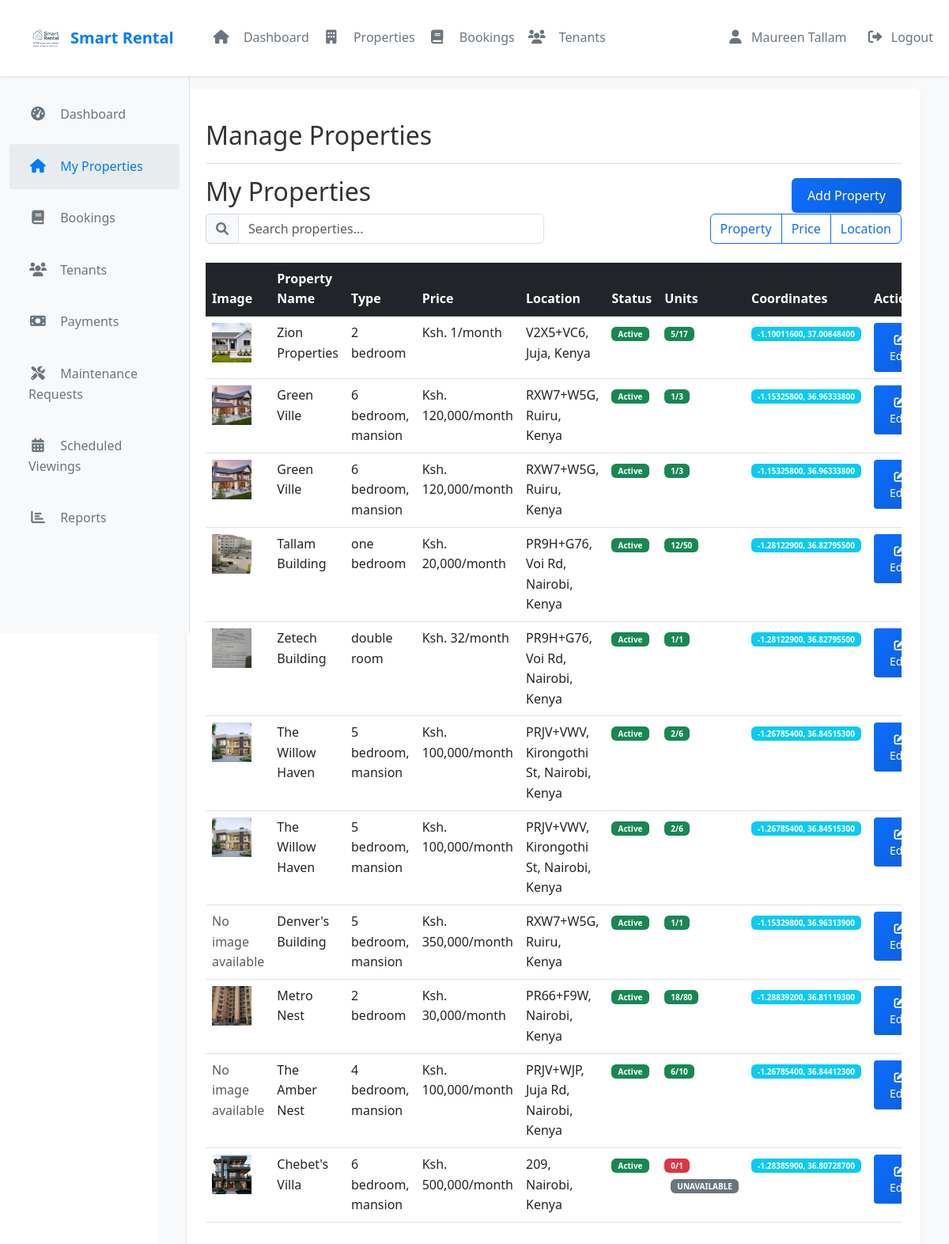
/smart_landlords/properties.php (signed in), run on the app's committed database.
### tables this page shows
CREATE TABLE `houses` (
  `id` int(30) NOT NULL,
  `landlord_id` int(30) NOT NULL,
  `house_no` varchar(50) NOT NULL,
  `category_id` int(30) NOT NULL,
  `description` text NOT NULL,
  `location` varchar(255) DEFAULT NULL,
  `city` varchar(100) DEFAULT NULL,
  `state` varchar(100) DEFAULT NULL,
  `country` varchar(100) DEFAULT NULL,
  `latitude` decimal(10,8) DEFAULT NULL,
  `longitude` decimal(11,8) DEFAULT NULL,
  `price` double NOT NULL,
  `security_deposit` decimal(10,2) DEFAULT NULL,
  `min_rental_period` int(11) DEFAULT 1 COMMENT 'In months',
  `max_rental_period` int(11) DEFAULT 12 COMMENT 'In months',
  `advance_rent_months` int(11) DEFAULT 1 COMMENT 'Number of months rent to pay in advance',
  `payment_cycle` enum('monthly','quarterly','annually') NOT NULL DEFAULT 'monthly',
  `late_fee_percentage` decimal(5,2) DEFAULT 5.00,
  `bedrooms` int(11) DEFAULT 0,
  `bathrooms` int(11) DEFAULT 0,
  `area` decimal(10,2) DEFAULT NULL,
  `image` varchar(255) DEFAULT NULL,
  `main_image` varchar(255) DEFAULT NULL,
  `featured` tinyint(1) DEFAULT 0,
  `status` tinyint(1) DEFAULT 1,
  `created_at` timestamp NOT NULL DEFAULT current_timestamp(),
  `updated_at` timestamp NOT NULL DEFAULT current_timestamp() ON UPDATE current_timestamp(),
  `address` text DEFAULT NULL,
  `total_units` int(11) NOT NULL DEFAULT 1,
  `available_units` int(11) NOT NULL DEFAULT 1,
  `utilities` text DEFAULT NULL COMMENT 'JSON array of included utilities',
  `utilities_notes` text DEFAULT NULL COMMENT 'Additional notes about utilities'
);

CREATE TABLE `categories` (
  `id` int(30) NOT NULL,
  `name` varchar(200) NOT NULL
);

### smart_landlords/properties.php (the view, shortened to what this page needs)
<?php
require_once '../config/db.php';
$stmt = $conn->prepare("SELECT h.*, c.name as category_name
                       FROM houses h
                       LEFT JOIN categories c ON h.category_id = c.id
                       WHERE h.landlord_id = ?");
$stmt->bind_param('i', $_SESSION['user_id']);
$stmt->execute();
$properties = $stmt->get_result()->fetch_all(MYSQLI_ASSOC);
?>
<!DOCTYPE html>
<html lang="en">
<head>
    <link href="https://cdn.jsdelivr.net/npm/bootstrap@5.3.0/dist/css/bootstrap.min.css" rel="stylesheet">
    <link rel="stylesheet" href="https://cdnjs.cloudflare.com/ajax/libs/font-awesome/6.0.0/css/all.min.css">
    <link rel="stylesheet" href="assets/css/style.css">
</head>
<body>
    <?php include('./includes/header.php'); ?>
    <div class="page-wrapper">
        <div class="container-fluid">
            <div class="row">
                <?php include('./includes/sidebar.php'); ?>
                <div class="main-content col-md-9 ms-sm-auto col-lg-10 px-md-4">
                    <div class="container-fluid">
                        <div class="page-content" style="margin-top: 80px;">
                            <div class="d-flex justify-content-between flex-wrap flex-md-nowrap align-items-center pt-3 pb-2 mb-3 border-bottom">
                                <h1 class="h2">Manage Properties</h1>
                            </div>
                <div class="d-flex justify-content-between align-items-center">
                    <h2>My Properties</h2>
                    <a href="add_property.php" class="btn btn-primary">
                        Add Property
                    </a>
                </div>
                <div class="row mb-4">
                    <div class="col-md-6">
                        <div class="input-group">
                            <span class="input-group-text">
                                <i class="fas fa-search"></i>
                            </span>
                            <input type="text" id="searchInput" class="form-control" placeholder="Search properties...">
                        </div>
                    </div>
                    <div class="col-md-6">
                        <div class="btn-group float-end">
                            <button class="btn btn-outline-primary" onclick="sortTable(0)">Property</button>
                            <button class="btn btn-outline-primary" onclick="sortTable(2)">Price</button>
                            <button class="btn btn-outline-primary" onclick="sortTable(3)">Location</button>
                        </div>
                    </div>
                </div>
                <div class="table-responsive">
                    <table class="table table-hover" id="propertiesTable">
                        <thead class="table-dark">
                            <tr>
                                <th>Image</th>
                            <th>Property Name</th>
                            <th>Type</th>
                            <th>Price</th>
                            <th>Location</th>
                            <th>Status</th>
                                <th>Units</th>
                            <th>Coordinates</th>
                                <th>Actions</th>
                            </tr>
                        </thead>
                        <tbody>
                            <?php foreach ($properties as $property): ?>
                            <tr>
                                <td>
                                    <?php
                                    $imagePath = '../uploads/' . $property['main_image'];
                                    if (file_exists($imagePath)) {
                                        echo '<img src="' . htmlspecialchars($imagePath) . '"
                                              alt="' . htmlspecialchars($property['house_no']) . '"
                                              class="property-image"
                                              style="width: 50px; height: 50px; object-fit: cover;">';
                                    } else {
                                        echo '<div class="text-muted">No image available</div>';
                                    }
                                    ?>
                                </td>
                                <td><?php echo htmlspecialchars($property['house_no']); ?></td>
                                <td><?php echo htmlspecialchars($property['category_name']); ?></td>
                                <td>Ksh. <?php echo number_format($property['price']); ?>/month</td>
                                <td><?php echo htmlspecialchars($property['location']); ?></td>
                                <td>
                                    <span class="badge bg-<?php echo $property['status'] ? 'success' : 'danger'; ?>">
                                        <?php echo $property['status'] ? 'Active' : 'Inactive'; ?>
                                    </span>
                                </td>
                                <td>
                                    <span class="badge <?php echo $property['available_units'] > 0 ? 'bg-success' : 'bg-danger'; ?>">
                                        <?php echo htmlspecialchars($property['available_units'] . '/' . $property['total_units']); ?>
                                    </span>
                                    <?php if ($property['available_units'] <= 0): ?>
                                        <span class="badge bg-secondary ms-2">UNAVAILABLE</span>
                                    <?php endif; ?>
                                </td>
                                <td>
                                    <span class="badge bg-info">
                                        <?php echo htmlspecialchars($property['latitude'] . ', ' . $property['longitude']); ?>
                                    </span>
                                </td>
                                <td>
                                    <div class="btn-group">
                                        <button class="btn btn-sm btn-primary" onclick="editProperty(<?php echo $property['id']; ?>)">
                                            <i class="fas fa-edit"></i> Edit
                                        </button>
                                    </div>
                                </td>
                            </tr>
                            <?php endforeach; ?>
                        </tbody>
                    </table>
                </div>
            </div>
        </div>
    </div>
</body>
</html>

### smart_landlords/assets/css/style.css (style rules this page uses)
body { font-family: 'Segoe UI', Tahoma, Geneva, Verdana, sans-serif; line-height: 1.6; color: #333; }
.main-content { padding: 2rem; margin-left: 240px; min-height: calc(100vh - 4rem); background-color: #f8f9fa; }
.page-content { padding: 1.5rem; background-color: white; border-radius: 0.5rem; box-shadow: 0 0.125rem 0.25rem rgba(0,0,0,0.075); }
.page-wrapper { min-height: 100vh; display: flex; flex-direction: column; }
.property-image { width: 100%; height: 200px; object-fit: cover; transition: transform 0.3s; }
.property-image { width: 100%; height: 200px; object-fit: cover; }

### smart_landlords/properties.php (style rules this page uses)
.input-group-text { background: #f8f9fa; border-color: #ced4da; color: #6c757d; }
.btn-primary { background: linear-gradient(135deg, #0d6efd 0%, #0b5ed7 100%); border: none; padding: 10px 20px; font-weight: 500; }
.badge { font-size: 10px; padding: 4px 8px; }

### data on the page
houses: main_image (picture), house_no "Zion Properties", category.name "2 bedroom", price "1", location "V2X5+VC6, Juja, Kenya", status "Active", available_units+total_units "5/17", latitude+longitude "-1.10011600, 37.00848400"
houses: main_image (picture), house_no "Green Ville", category.name "6 bedroom, mansion", price "120,000", location "RXW7+W5G, Ruiru, Kenya", status "Active", available_units+total_units "1/3", latitude+longitude "-1.15325800, 36.96333800"
houses: main_image (picture), house_no "Green Ville", category.name "6 bedroom, mansion", price "120,000", location "RXW7+W5G, Ruiru, Kenya", status "Active", available_units+total_units "1/3", latitude+longitude "-1.15325800, 36.96333800"
houses: main_image (picture), house_no "Tallam Building", category.name "one bedroom", price "20,000", location "PR9H+G76, Voi Rd, Nairobi, Kenya", status "Active", available_units+total_units "12/50", latitude+longitude "-1.28122900, 36.82795500"
houses: main_image (picture), house_no "Zetech Building", category.name "double room", price "32", location "PR9H+G76, Voi Rd, Nairobi, Kenya", status "Active", available_units+total_units "1/1", latitude+longitude "-1.28122900, 36.82795500"
houses: main_image (picture), house_no "The Willow Haven", category.name "5 bedroom, mansion", price "100,000", location "PRJV+VWV, Kirongothi St, Nairobi, Kenya", status "Active", available_units+total_units "2/6", latitude+longitude "-1.26785400, 36.84515300"
houses: main_image (picture), house_no "The Willow Haven", category.name "5 bedroom, mansion", price "100,000", location "PRJV+VWV, Kirongothi St, Nairobi, Kenya", status "Active", available_units+total_units "2/6", latitude+longitude "-1.26785400, 36.84515300"
houses: shows "No image available", house_no "Denver's Building", category.name "5 bedroom, mansion", price "350,000", location "RXW7+W5G, Ruiru, Kenya", status "Active", available_units+total_units "1/1", latitude+longitude "-1.15329800, 36.96313900"
houses: main_image (picture), house_no "Metro Nest", category.name "2 bedroom", price "30,000", location "PR66+F9W, Nairobi, Kenya", status "Active", available_units+total_units "18/80", latitude+longitude "-1.28839200, 36.81119300"
houses: shows "No image available", house_no "The Amber Nest", category.name "4 bedroom, mansion", price "100,000", location "PRJV+WJP, Juja Rd, Nairobi, Kenya", status "Active", available_units+total_units "6/10", latitude+longitude "-1.26785400, 36.84412300"
houses: main_image (picture), house_no "Chebet's Villa", category.name "6 bedroom, mansion", price "500,000", location "209, Nairobi, Kenya", status "Active", available_units+total_units "0/1", shows "UNAVAILABLE", latitude+longitude "-1.28385900, 36.80728700"

### other printed values
$_SESSION['user_name'] "Maureen Tallam"
